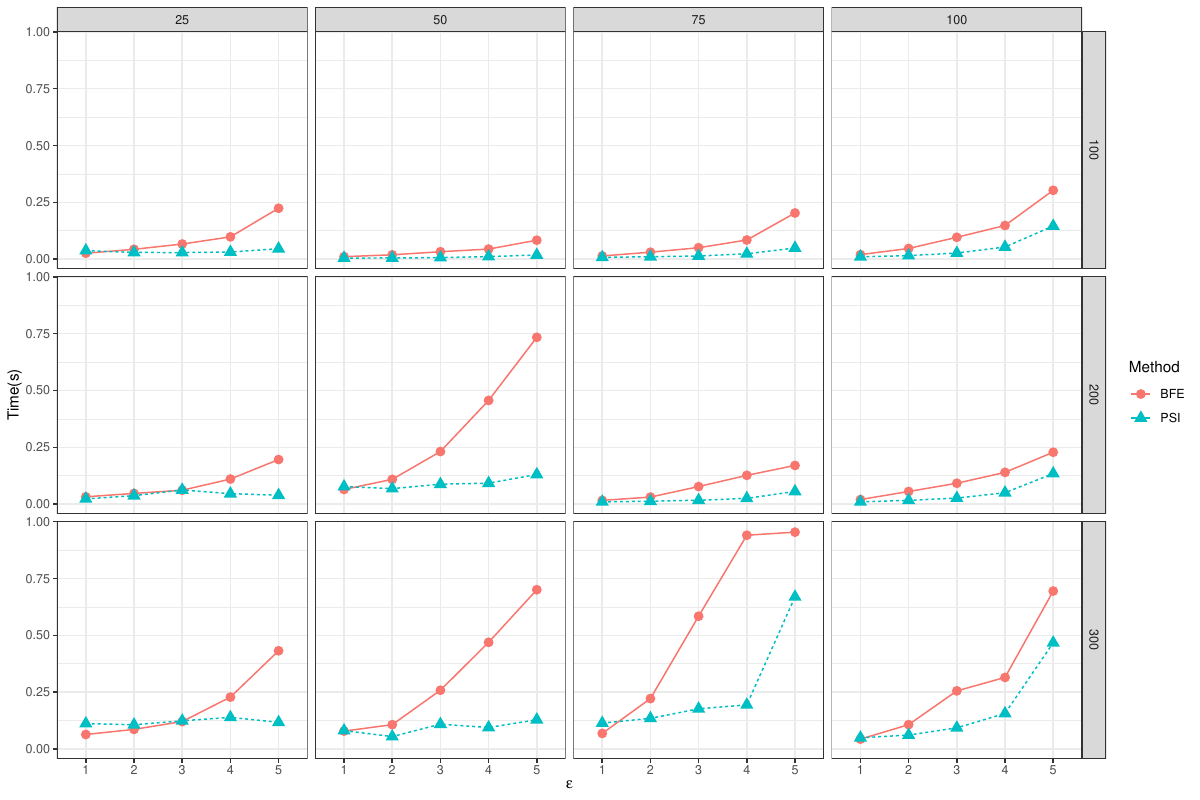

Write the R code that produced this figure.
library(tidyverse)
library(latex2exp)

data <- read_tsv("uniform_performance.tsv")

p = ggplot(data, aes(x = as.factor(epsilon), y = time, group = method)) +
  geom_line(aes(linetype = method, color = method)) + 
  geom_point(aes(shape = method, color = method), size = 3) +
  labs(x=TeX("$\\epsilon$"), y="Time(s)") +
  scale_color_discrete("Method") +
  scale_shape_discrete("Method") +
  guides(linetype = "none") +
  facet_grid(capacity ~ as.numeric(dataset)) +
  theme_bw()
plot(p)  

W = 12
H = 8
ggsave(paste0("uniform_performance.pdf"), width = W, height = H)
